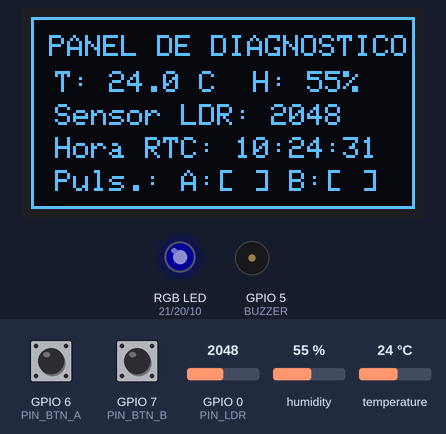
This sketch was run on a simulated ESP32-S3. Shown: 128×64 one-colour display, an RGB LED mixed from three pins (HIGH = lit), buzzer (waves = sounding). The inputs (shaded band) are chosen by the test bench; at power-on: GPIO 6 (PIN_BTN_A) HIGH, GPIO 7 (PIN_BTN_B) HIGH, humidity 55 %, GPIO 0 (PIN_LDR) = 2048, temperature 24 °C. Dim RGB values are drawn brighter than linear; the local clock reads 2024-03-15 10:24:30 at power-on unless the sketch sets it; what the sketch prints to the serial monitor is not drawn.

Above: at 1.5 s.
1.6 s: GPIO 6 (PIN_BTN_A) pulled LOW for 0.2 s
At 1.76 s:
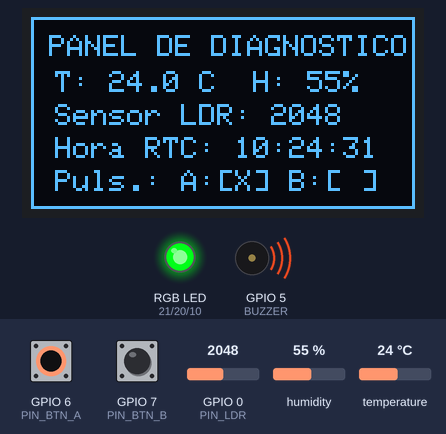
3.3 s: GPIO 7 (PIN_BTN_B) pulled LOW for 0.2 s
At 3.49 s:
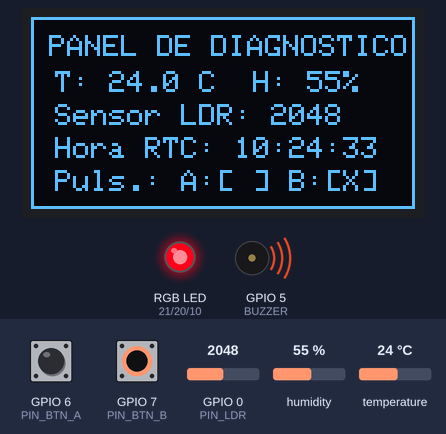
5.0 s: humidity set to 22 %
At 6.8 s:
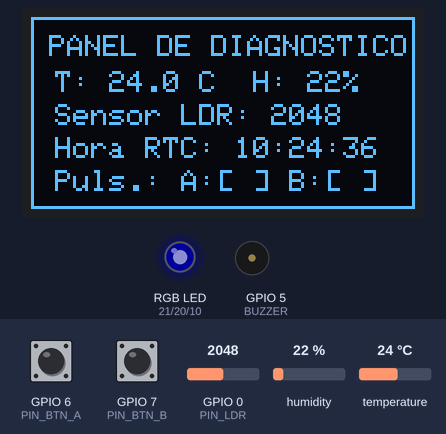
7.5 s: GPIO 0 (PIN_LDR) set to 2866
At 8.6 s:
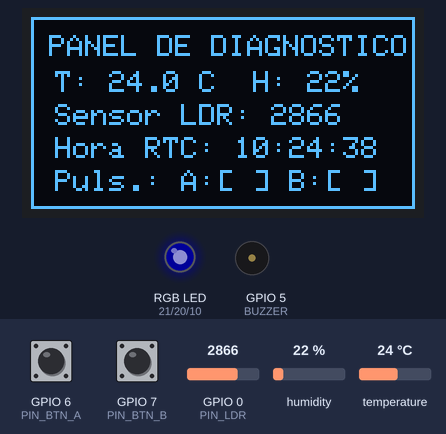
9.6 s: temperature set to 12 °C
At 10.9 s:
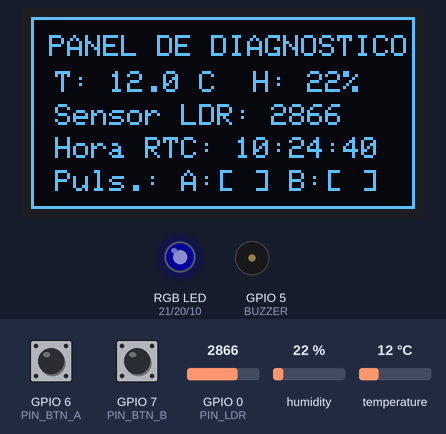
11.6 s: GPIO 6 (PIN_BTN_A) pulled LOW for 1 s
At 14.8 s:
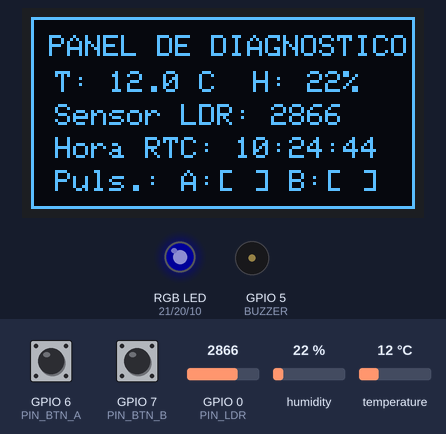
Timing chart, 0 to 15.1 s (numbered marks = the images above; inputs shaded):
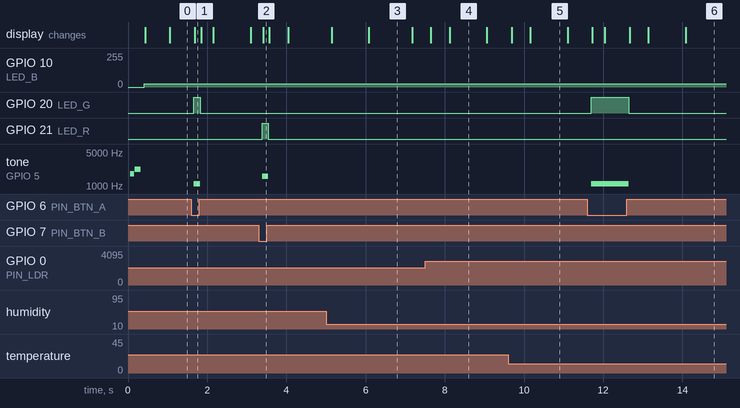

Measured:
- after the input at 1.6 s, GPIO 20 (LED_G): LOW → HIGH after 0.06 s, → LOW 0.16 s later; tone on GPIO 5 (BUZZER): silent → 1100 Hz after 0.06 s, → silent 0.16 s later; the display: changes after 0.09 s (image 1)
- after the input at 3.3 s, GPIO 21 (LED_R): LOW → HIGH after 0.09 s, → LOW 0.16 s later; tone on GPIO 5 (BUZZER): silent → 1600 Hz after 0.09 s, → silent 0.16 s later; the display: changes after 0.11 s (image 2)
- after the input at 11.6 s, GPIO 20 (LED_G): LOW → HIGH after 0.10 s, → LOW 0.94 s later; tone on GPIO 5 (BUZZER): silent → 1100 Hz after 0.10 s, → silent 0.94 s later; the display: first changes after 0.13 s (image 6 shows a later state)
- what the display in image 3 shows lasts 1.1 s, from 6.1 s to 7.2 s
- what the display in image 5 shows lasts 0.9 s, from 10.2 s to 11.1 s

The sketch:

auto_diagnosi.ino
```cpp
#include <Wire.h>
#include <Adafruit_GFX.h>
#include <Adafruit_SSD1306.h>
#include <Adafruit_AHTX0.h> // Librería para el sensor AHT20
#include <RTClib.h>         // Librería para el Reloj de Tiempo Real

// --- CONFIGURACIÓN PANTALLA OLED ---
#define SCREEN_WIDTH 128
#define SCREEN_HEIGHT 64
Adafruit_SSD1306 display(SCREEN_WIDTH, SCREEN_HEIGHT, &Wire, -1);

// --- INICIALIZACIÓN DE SENSORES I2C ---
Adafruit_AHTX0 aht;
RTC_DS3231 rtc; // Cambiar a RTC_PCF8563 o RTC_DS1307 según el chip de tu PCB

// --- ASIGNACIÓN DE PINES (Fiel a tu diseño de PCB) ---
const int PIN_LDR = 0;
const int PIN_BTN_A = 6;
const int PIN_BTN_B = 7;
const int LED_R = 21;
const int LED_G = 20;
const int LED_B = 10;
const int BUZZER = 5;
const int PIN_SDA = 3;
const int PIN_SCL = 4;

// Variables de control para evitar cuelgues si falla el hardware I2C
bool ahtActivo = false;
bool rtcActivo = false;

void setup() {
  Serial.begin(115200);

  // Configuración de entradas y salidas fijas
  pinMode(PIN_BTN_A, INPUT_PULLUP);
  pinMode(PIN_BTN_B, INPUT_PULLUP);
  pinMode(LED_R, OUTPUT);
  pinMode(LED_G, OUTPUT);
  pinMode(LED_B, OUTPUT);
  pinMode(BUZZER, OUTPUT);

  // Aseguramos que los LEDs arranquen apagados
  digitalWrite(LED_R, LOW);
  digitalWrite(LED_G, LOW);
  digitalWrite(LED_B, LOW);

  // Inicialización del canal I2C personalizado de tu placa (SDA=3, SCL=4)
  Wire.begin(PIN_SDA, PIN_SCL);

  // 1. CONTROL DE CALIDAD: Pantalla OLED
  if(display.begin(SSD1306_SWITCHCAPVCC, 0x3C)) {
    display.clearDisplay();
    display.setTextSize(1);
    display.setTextColor(SSD1306_WHITE);
    display.setCursor(0, 0);
    display.println("INICIANDO TEST...");
    display.display();
  } else {
    Serial.println(F("Error: OLED no detectado en bus I2C"));
  }

  // 2. CONTROL DE CALIDAD: Sensor de Clima AHT20
  if(aht.begin()) {
    ahtActivo = true;
    Serial.println(F("AHT20 inicializado con exito"));
  } else {
    Serial.println(F("Error: AHT20 no responde"));
  }

  // 3. CONTROL DE CALIDAD: Reloj en Tiempo Real (RTC)
  if (rtc.begin()) {
    rtcActivo = true;
    Serial.println(F("RTC detectado en bus I2C"));
    // Si el reloj perdió la hora (ej: cambio de pila), se sincroniza con el PC
    if (rtc.lostPower()) {
      rtc.adjust(DateTime(F(__DATE__), F(__TIME__)));
    }
  } else {
    Serial.println(F("Error: RTC no encontrado"));
  }

  // Pitido de confirmación de arranque del test
  tone(BUZZER, 1800, 100); delay(120);
  tone(BUZZER, 2200, 150); delay(150);
  noTone(BUZZER);
}

void loop() {
  // === 1. LECTURA DE SENSÓRICA ===
  int nivelLuz = analogRead(PIN_LDR);

  float temp = 0.0;
  float hum = 0.0;
  if (ahtActivo) {
    sensors_event_t sensor_humidity, sensor_temp;
    aht.getEvent(&sensor_humidity, &sensor_temp); // El AHT20 requiere eventos unificados
    temp = sensor_temp.temperature;
    hum = sensor_humidity.relative_humidity;
  }

  String horaText = "Sin RTC";
  if (rtcActivo) {
    DateTime ahora = rtc.now();
    char formatHora[] = "hh:mm:ss";
    horaText = String(ahora.toString(formatHora));
  }

  // === 2. VERIFICACIÓN DE PULSADORES e INTERACCIÓN ===
  bool pulsadoA = (digitalRead(PIN_BTN_A) == LOW);
  bool pulsadoB = (digitalRead(PIN_BTN_B) == LOW);

  if (pulsadoA) {
    digitalWrite(LED_G, HIGH); // Botón A enciende el canal Verde
    tone(BUZZER, 1100);        // Tono medio
  } else if (pulsadoB) {
    digitalWrite(LED_R, HIGH); // Botón B enciende el canal Rojo
    tone(BUZZER, 1600);        // Tono agudo
  } else {
    // Si nadie toca nada, el robot permanece en reposo con iluminación azul tenue
    digitalWrite(LED_R, LOW);
    digitalWrite(LED_G, LOW);
    analogWrite(LED_B, 25);
    noTone(BUZZER);
  }

  // === 3. INTERFAZ GRÁFICA DE DIAGNÓSTICO (OLED) ===
  display.clearDisplay();

  // Dibujamos un marco estético protector de pantalla
  display.drawRect(0, 0, 128, 64, SSD1306_WHITE);

  // Título del banco de pruebas
  display.setTextSize(1);
  display.setCursor(6, 6);
  display.print("PANEL DE DIAGNOSTICO");

  // Mostrar datos de Temperatura y Humedad (AHT20)
  display.setCursor(8, 18);
  if (ahtActivo) {
    display.print("T: "); display.print(temp, 1); display.print(" C  ");
    display.print("H: "); display.print(hum, 0); display.print("%");
  } else {
    display.print("AHT20: ¡FALLO!");
  }

  // Mostrar datos del fotosensor (LDR)
  display.setCursor(8, 29);
  display.print("Sensor LDR: "); display.print(nivelLuz);

  // Mostrar datos del reloj (RTC)
  display.setCursor(8, 40);
  display.print("Hora RTC: "); display.print(horaText);

  // Estado lógico y en tiempo real de los botones integrados
  display.setCursor(8, 51);
  display.print("Puls.: A:[");
  display.print(pulsadoA ? "X" : " ");
  display.print("] B:[");
  display.print(pulsadoB ? "X" : " ");
  display.print("]");

  // Volcamos el buffer a los píxeles físicos de la pantalla
  display.display();

  delay(50); // Pequeño retardo de estabilidad para el bus de datos
}
```
